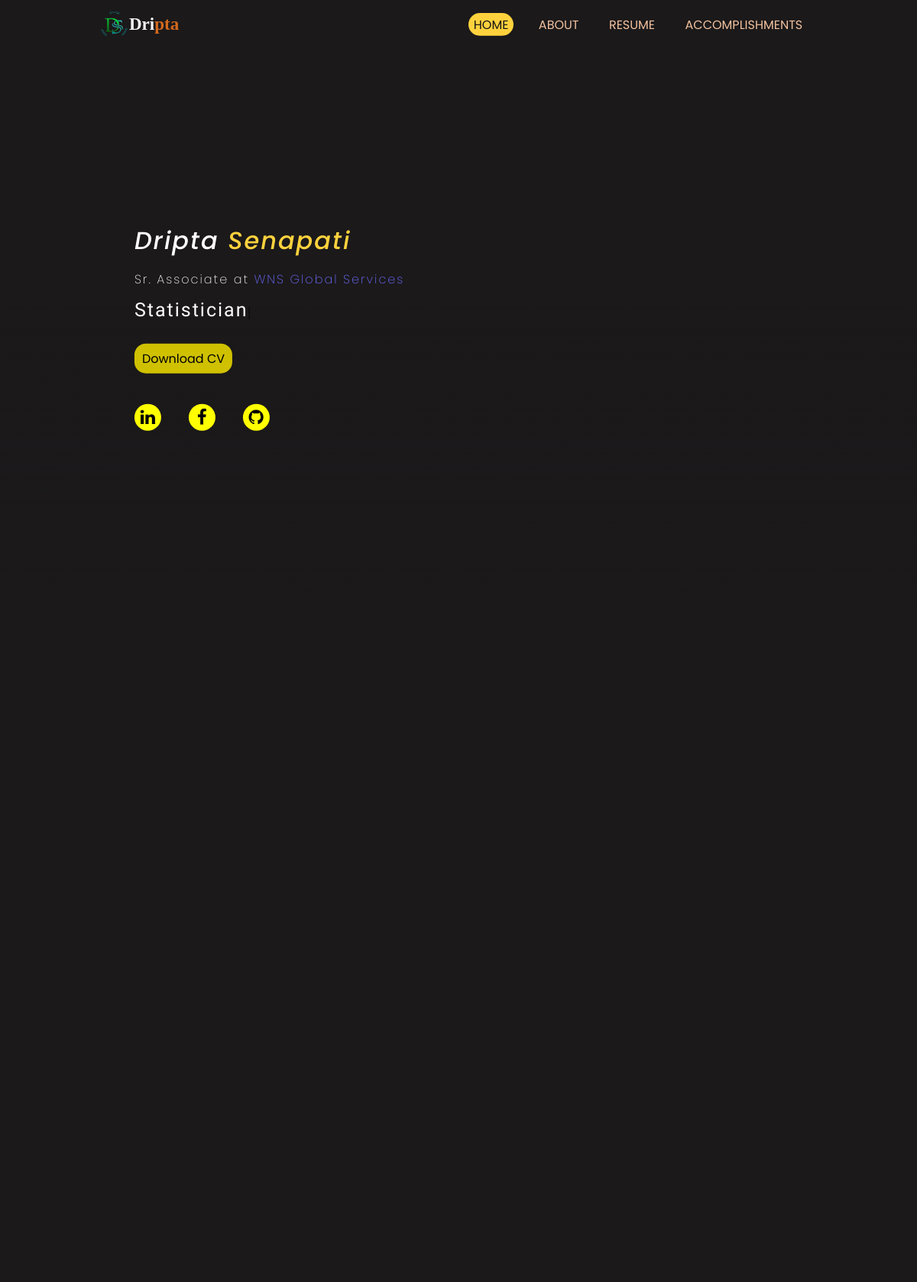
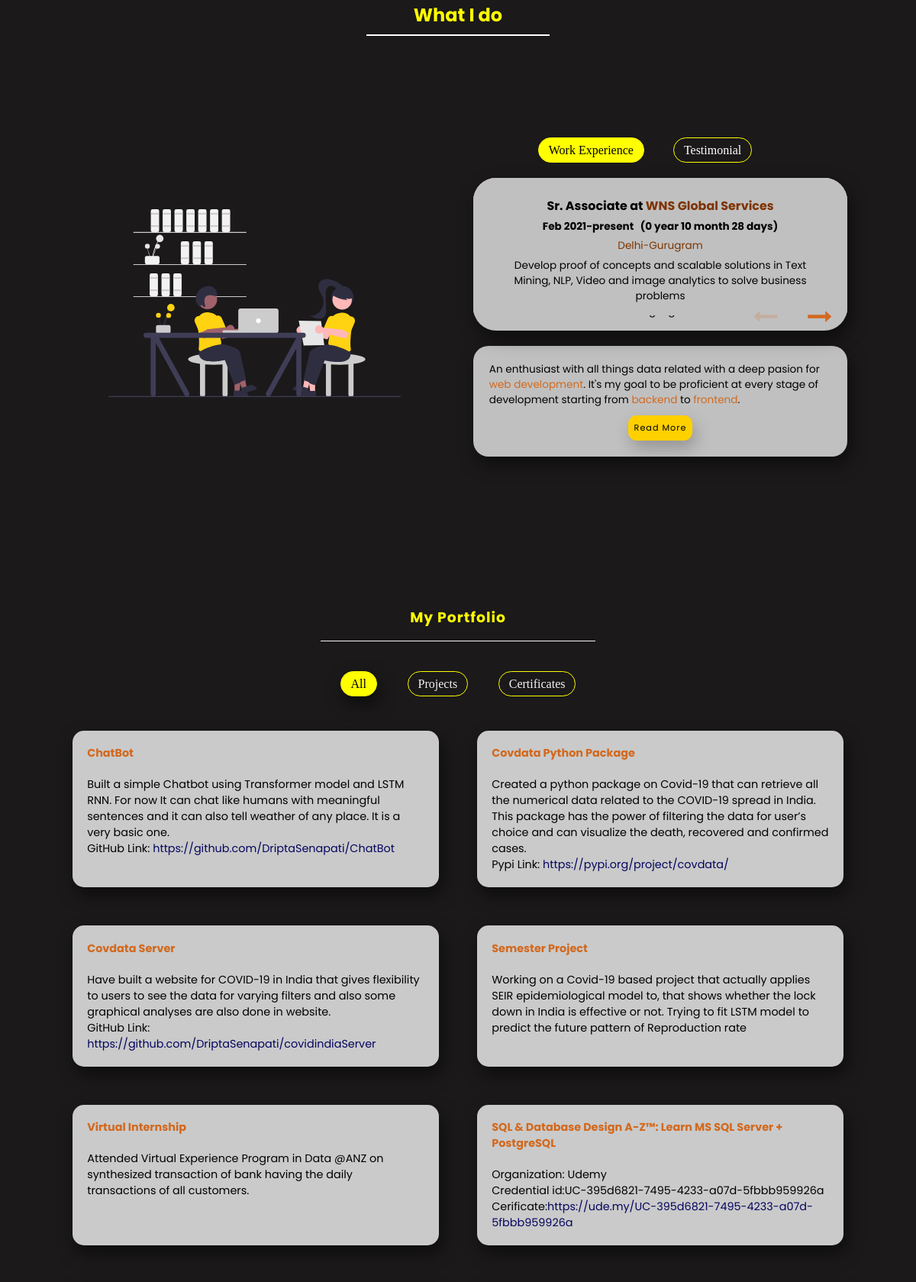
The page / (upper part) on the database its author committed (2 pictures, top to bottom).
### portfolio/models.py (models this page shows)
class Job(db.Model):
    id = db.Column(db.Integer, primary_key=True)
    role = db.Column(db.String(30), unique=False, nullable=False)
    company = db.Column(db.String(30), unique=False, nullable=False)
    start = db.Column(db.DateTime, unique=False, nullable=True)
    end = db.Column(db.DateTime, unique=False, nullable=True)
    place = db.Column(db.String(30), unique=False, nullable=True)
    jd = db.Column(db.String(100), unique=False, nullable=False)
    user_id = db.Column(db.Integer, db.ForeignKey('user.id'), nullable=False)

class Project(db.Model):
    id = db.Column(db.Integer, primary_key=True)
    p_name = db.Column(db.String(50), unique=True, nullable=False)
    p_description = db.Column(db.String(200), unique=True, nullable=True)
    Organization = db.Column(db.String(200), unique=False, nullable=True)
    p_url = db.Column(db.String(200), unique=True, nullable=True)
    cred_id = db.Column(db.String(200), unique=True, nullable=True)
    certi_url = db.Column(db.String(200), unique=True, nullable=True)
    proj_type = db.Column(db.String(20), unique=False, nullable=False)
    user_id = db.Column(db.Integer, db.ForeignKey('user.id'), nullable=False)

### portfolio/routes.py (the view)
@main.route('/')
def home():
    testimoni = Testimonial.query.all()
    sk_data = Skills.query.all()
    project = Project.query.all()
    job = Job.query.all()
    job.reverse()
    exp_list = []
    for j in job:
        if j.end:
            start = j.start
            end = j.end
            diff = end-start
            exp_year = divmod(diff.days, 365)
            exp_month = divmod(exp_year[1], 30)
            exp_string = f'{exp_year[0]} year {exp_month[0]} month {exp_month[1]} days'
            exp_list.append(exp_string)
        elif not j.end:
            start = j.start
            end = datetime.now()
            diff = end-start
            exp_year = divmod(diff.days, 365)
            exp_month = divmod(exp_year[1], 30)
            exp_string = f'{exp_year[0]} year {exp_month[0]} month {exp_month[1]} days'
            exp_list.append(exp_string)
    return render_template('main.html', testimoni_data=testimoni, skills=sk_data, projects=project, jobs=job, exp=exp_list)

### portfolio/__init__.py (called while the page is built)
def create_app():
    app = Flask(__name__)
    app.config['SECRET_KEY'] = '5791628bb0b13ce0c676dfde280ba245'
    app.config['SQLALCHEMY_DATABASE_URI'] = 'sqlite:///portfoliodata.db'
    app.config['SEND_FILE_MAX_AGE_DEFAULT'] = 0
    db.init_app(app)
    login_manager.init_app(app)
    from portfolio.routes import main
    app.register_blueprint(main, url_prefix='/')
    @app.template_filter('autoversion')
    def autoversion_filter(filename):
        fullpath = os.path.join(os.path.dirname(
            os.path.realpath(__file__)), filename[1:])
        try:
            timestamp = str(os.path.getmtime(fullpath))
        except OSError:
            return filename
        newfilename = "{0}?v={1}".format(filename, timestamp)
        return newfilename
    return app

### portfolio/templates/main.html (shortened to what this page needs)
<!DOCTYPE html>
<html lang="en">
<head>
  <link rel="stylesheet" href="{{ url_for('static', filename='css/main_style.css') | autoversion}}" />
  <link rel="stylesheet" href="https://cdnjs.cloudflare.com/ajax/libs/animate.css/4.1.1/animate.min.css" />
  <link rel="stylesheet" href="https://stackpath.bootstrapcdn.com/font-awesome/4.7.0/css/font-awesome.min.css"
 />
</head>
<body>
  <header>
    <div class="nav_bar_container">
      <div class="brand_name">
        <img src="{{ url_for('static', filename='img/logo-modified.png') | autoversion}}" alt="" style="width: 39px; width: 39px" />
        <div class="brand"><a href="{{ url_for('main.login')}}" target="_blank"
          style="color: whitesmoke;text-decoration: none;">Dri<span style="color: chocolate">pta</span></a></div>
      </div>
      <div class="nav_links_container">
        <ul class="nav_links">
          <li class="nav_link active"><a href="#home">Home</a></li>
          <li class="nav_link"><a href="#about">About</a></li>
          <li class="nav_link"><a href="#resume">Resume</a></li>
          <li class="nav_link">
            <a href="#accomplishments">Accomplishments</a>
          </li>
        </ul>
      </div>
    </div>
  </header>
  <section class="landing_page" id="home">
    <div class="landing_page_container">
      <div class="name">
        <h4>Dripta <span style="color: rgb(255, 210, 61)">Senapati</span></h4>
      </div>
      <p class="work_name">
        {{jobs[0].role}} at
        <span style="color: rgb(107, 107, 255)">{{jobs[0].company}}</span>
      </p>
      <div class="home_animate">
        <span id="home_animate"> </span>
      </div>
      <div class="cv_button">
        <a
          href="{{ url_for('main.getpdf')}}"
          target="_blank"
            >Download CV</a>
      </div>
      <div class="social">
        <ul class="social_links">
          <li> <a href="https://www.linkedin.com/in/dripta-senapati-088b5b199/"><i class="fa fa-linkedin" aria-hidden="true"></i></a> </li>
          <li><a href="https://www.facebook.com/dripta.senapati"><i class="fa fa-facebook" aria-hidden="true"></i></a></li>
          <li><a href="https://github.com/DriptaSenapati"><i class="fa fa-github" aria-hidden="true"></i></a></li>
        </ul>
      </div>
    </div>
  </section>
  <section class="about" id="about">
    <div class="about_container">
      <div class="image_container">
      </div>
    </div>
  </section>
  <section class="resume" id="resume">
    <div class="resume_container">
      <h2 class="resume_header">What I do</h2>
      <div class="resume_data">
        <div class="svg">
          <img src="{{ url_for('static', filename='img/undraw_Work_time_re_hdyv.svg') | autoversion}}" alt="" />
        </div>
        <div class="data_container">
          <div class="job_experiences">
            <div class="nav_exp">
              <ul>
                <li class="exp_list active" data-filter="Job">Work Experience</li>
                <li class="exp_list" data-filter="testimonial">Testimonial</li>
              </ul>
            </div>
            <div class="itemexp job_container Job">
              {% for j in jobs[::-1] %}
                <div class="job">
                  <h3>
                    {{j.role}} at
                    <span style="color: rgb(126, 52, 0)">{{j.company}}</span>
                  </h3>
                  {% if not j.end %}
                    <h4>
                      {{j.start.strftime("%b %Y")}}-present &nbsp
                      ({{exp[jobs.index(j)]}})
                    </h4>
                  {% else %}
                    <h4>
                    </h4>
                  {% endif %}
                  <p style="color: rgb(126, 52, 0)">{{j.place}}</p>
                  <p style="margin: 6px;">
                    {{j.jd}}
                  </p>
                </div>
                {% endfor %}
              <div class="navigation">
                <span class="left"><i class="fa fa-long-arrow-left fa-2x" aria-hidden="true"></i></span>
                <span class="right"><i class="fa fa-long-arrow-right fa-2x" aria-hidden="true"></i></span>
              </div>
            </div>
          </div>
          <div class="skills">
            <div class="skill_desc">
              An enthusiast with all things data related with a deep pasion for
              <span style="color: chocolate;">web development</span>. It's my goal to be proficient at every stage of
              development starting from <span style="color: chocolate;">backend</span> to <span style="color: chocolate;">frontend</span>.
            </div>
            <div class="readButton">
              <button type="submit">Read More</button>
            </div>
          </div>
        </div>
      </div>
      <div class="modal_skills">
      </div>
    </div>
  </section>
  <section class="accomplishments" id="accomplishments">
    <div class="accomplishment_container">
      <h3 class="accomplishment_header">My Portfolio</h3>
      <div class="accomplishment_content">
        <ul>
          <li class="list active" data-filter="all">All</li>
          <li class="list" data-filter="projects">Projects</li>
          <li class="list" data-filter="certificates">Certificates</li>
        </ul>
        <div class="filter_content">
          {% for p in projects %}
            {% if p.proj_type == 'Project' %}
              <div class="item projects">
                <h4 style="color: chocolate;">{{p.p_name}}</h4>
                <div class="accom_content">
                  {% if p.p_description %}
                  <p>{{ p.p_description }}</p>
                  {% endif %}  {% if p.p_url %} {% if 'github' in p.p_url %}
                  <p>GitHub Link: <a href="{{ p.p_url }}">{{ p.p_url }}</a></p>
                  {% endif %} {% if 'pypi' in p.p_url %}
                  <p>Pypi Link: <a href="{{ p.p_url }}">{{ p.p_url }}</a></p>
                  {% endif %} {% endif %}
                </div>
              </div>
            {% endif %}
            {% if p.proj_type == 'Certificate' %}
              <div class="item certificates">
                <h4 style="color: chocolate;">{{p.p_name}}</h4>
                <div class="accom_content">
                  {% if p.p_description %}
                  <p>{{ p.p_description }}</p>
                  {% endif %} {% if p.Organization %}
                  <p>Organization: <span>{{ p.Organization }}</span></p>
                  {% endif %}  {% if p.cred_id %}
                  <p>Credential id:<span>{{ p.cred_id }}</span></p>
                  {% endif %} {% if p.certi_url %}
                  <p>
                    Cerificate:<a href="{{ p.certi_url }}">{{ p.certi_url }}</a>
                  </p>
                  {% endif %}
                </div>
              </div>
            {% endif %}
          {% endfor %}
        </div>
      </div>
    </div>
  </section>
</body>
</html>

### rows shown on the page
Job: role "Sr. Associate", company "WNS Global Services", start "Feb 2021", exp "0 year 10 month 28 days", place "Delhi-Gurugram", jd "Develop proof of concepts and scalable solutions in Text Mining, NLP, Video and image analytics to solve business problems"
Project: p_name "ChatBot", p_description "Built a simple Chatbot using Transformer model and LSTM RNN. For now It can chat like humans with meaningful sentences and it can also tell weather of any place. It is a very basic one.", p_url "https://github.com/DriptaSenapati/ChatBot"
Project: p_name "Covdata Python Package", p_description "Created a python package on Covid-19 that can retrieve all the numerical data related to the COVID-19 spread in India. This package has the power of filtering the data for user’s choice and can visualize the death, recovered and confirmed cases.", p_url "https://pypi.org/project/covdata/"
Project: p_name "Covdata Server", p_description "Have built a website for COVID-19 in India that gives flexibility to users to see the data for varying filters and also some graphical analyses are also done in website.", p_url "https://github.com/DriptaSenapati/covidindiaServer"
Project: p_name "Semester Project", p_description "Working on a Covid-19 based project that actually applies SEIR epidemiological model to, that shows whether the lock down in India is effective or not. Trying to fit LSTM model to predict the future pattern of Reproduction rate"
Project: p_name "Virtual Internship", p_description "Attended Virtual Experience Program in Data @ANZ on synthesized transaction of bank having the daily transactions of all customers."
Project: p_name "SQL & Database Design A-Z™: Learn MS SQL Server + PostgreSQL", Organization "Udemy", cred_id "UC-395d6821-7495-4233-a07d-5fbbb959926a", certi_url "https://ude.my/UC-395d6821-7495-4233-a07d-5fbbb959926a"
